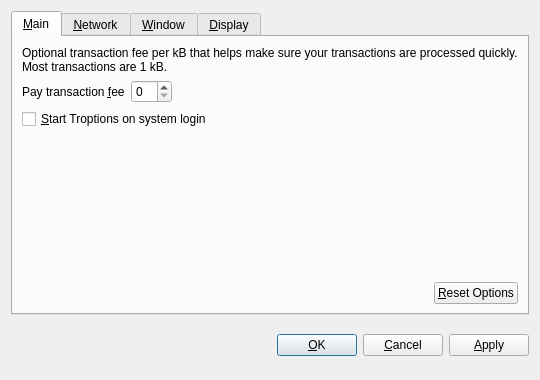
<?xml version="1.0" encoding="UTF-8"?>
<ui version="4.0">
 <class>OptionsDialog</class>
 <widget class="QDialog" name="OptionsDialog">
  <property name="geometry">
   <rect>
    <x>0</x>
    <y>0</y>
    <width>540</width>
    <height>380</height>
   </rect>
  </property>
  <property name="windowTitle">
   <string>Options</string>
  </property>
  <property name="modal">
   <bool>true</bool>
  </property>
  <layout class="QVBoxLayout" name="verticalLayout">
   <item>
    <widget class="QTabWidget" name="tabWidget">
     <property name="tabPosition">
      <enum>QTabWidget::North</enum>
     </property>
     <property name="currentIndex">
      <number>0</number>
     </property>
     <widget class="QWidget" name="tabMain">
      <attribute name="title">
       <string>&amp;Main</string>
      </attribute>
      <layout class="QVBoxLayout" name="verticalLayout_Main">
       <item>
        <widget class="QLabel" name="transactionFeeInfoLabel">
         <property name="text">
          <string>Optional transaction fee per kB that helps make sure your transactions are processed quickly. Most transactions are 1 kB.</string>
         </property>
         <property name="textFormat">
          <enum>Qt::PlainText</enum>
         </property>
         <property name="wordWrap">
          <bool>true</bool>
         </property>
        </widget>
       </item>
       <item>
        <layout class="QHBoxLayout" name="horizontalLayout_1_Main">
         <item>
          <widget class="QLabel" name="transactionFeeLabel">
           <property name="text">
            <string>Pay transaction &amp;fee</string>
           </property>
           <property name="textFormat">
            <enum>Qt::PlainText</enum>
           </property>
           <property name="buddy">
            <cstring>transactionFee</cstring>
           </property>
          </widget>
         </item>
         <item>
          <widget class="BitcoinAmountField" name="transactionFee"/>
         </item>
         <item>
          <spacer name="horizontalSpacer_1_Main">
           <property name="orientation">
            <enum>Qt::Horizontal</enum>
           </property>
           <property name="sizeHint" stdset="0">
            <size>
             <width>40</width>
             <height>20</height>
            </size>
           </property>
          </spacer>
         </item>
        </layout>
       </item>
       <item>
        <widget class="QCheckBox" name="bitcoinAtStartup">
         <property name="toolTip">
          <string>Automatically start Troptions after logging in to the system.</string>
         </property>
         <property name="text">
          <string>&amp;Start Troptions on system login</string>
         </property>
        </widget>
       </item>
       <item>
        <spacer name="verticalSpacer_Main">
         <property name="orientation">
          <enum>Qt::Vertical</enum>
         </property>
         <property name="sizeHint" stdset="0">
          <size>
           <width>20</width>
           <height>40</height>
          </size>
         </property>
        </spacer>
       </item>
       <item>
        <layout class="QHBoxLayout" name="horizontalLayout_2_Main">
         <item>
          <spacer name="horizontalSpacer_2_Main">
           <property name="orientation">
            <enum>Qt::Horizontal</enum>
           </property>
           <property name="sizeHint" stdset="0">
            <size>
             <width>40</width>
             <height>20</height>
            </size>
           </property>
          </spacer>
         </item>
         <item>
          <widget class="QPushButton" name="resetButton">
           <property name="toolTip">
            <string>Reset all client options to default.</string>
           </property>
           <property name="text">
            <string>&amp;Reset Options</string>
           </property>
           <property name="autoDefault">
            <bool>false</bool>
           </property>
          </widget>
         </item>
        </layout>
       </item>
      </layout>
     </widget>
     <widget class="QWidget" name="tabNetwork">
      <attribute name="title">
       <string>&amp;Network</string>
      </attribute>
      <layout class="QVBoxLayout" name="verticalLayout_Network">
       <item>
        <widget class="QCheckBox" name="mapPortUpnp">
         <property name="toolTip">
          <string>Automatically open the Troptions client port on the router. This only works when your router supports UPnP and it is enabled.</string>
         </property>
         <property name="text">
          <string>Map port using &amp;UPnP</string>
         </property>
        </widget>
       </item>
       <item>
        <widget class="QCheckBox" name="connectSocks">
         <property name="toolTip">
          <string>Connect to the Troptions network through a SOCKS proxy (e.g. when connecting through Tor).</string>
         </property>
         <property name="text">
          <string>&amp;Connect through SOCKS proxy:</string>
         </property>
        </widget>
       </item>
       <item>
        <layout class="QHBoxLayout" name="horizontalLayout_Network">
         <item>
          <widget class="QLabel" name="proxyIpLabel">
           <property name="text">
            <string>Proxy &amp;IP:</string>
           </property>
           <property name="textFormat">
            <enum>Qt::PlainText</enum>
           </property>
           <property name="buddy">
            <cstring>proxyIp</cstring>
           </property>
          </widget>
         </item>
         <item>
          <widget class="QValidatedLineEdit" name="proxyIp">
           <property name="maximumSize">
            <size>
             <width>140</width>
             <height>16777215</height>
            </size>
           </property>
           <property name="toolTip">
            <string>IP address of the proxy (e.g. 127.0.0.1)</string>
           </property>
          </widget>
         </item>
         <item>
          <widget class="QLabel" name="proxyPortLabel">
           <property name="text">
            <string>&amp;Port:</string>
           </property>
           <property name="textFormat">
            <enum>Qt::PlainText</enum>
           </property>
           <property name="buddy">
            <cstring>proxyPort</cstring>
           </property>
          </widget>
         </item>
         <item>
          <widget class="QLineEdit" name="proxyPort">
           <property name="maximumSize">
            <size>
             <width>55</width>
             <height>16777215</height>
            </size>
           </property>
           <property name="toolTip">
            <string>Port of the proxy (e.g. 9050)</string>
           </property>
          </widget>
         </item>
         <item>
          <widget class="QLabel" name="socksVersionLabel">
           <property name="text">
            <string>SOCKS &amp;Version:</string>
           </property>
           <property name="textFormat">
            <enum>Qt::PlainText</enum>
           </property>
           <property name="buddy">
            <cstring>socksVersion</cstring>
           </property>
          </widget>
         </item>
         <item>
          <widget class="QValueComboBox" name="socksVersion">
           <property name="toolTip">
            <string>SOCKS version of the proxy (e.g. 5)</string>
           </property>
          </widget>
         </item>
         <item>
          <spacer name="horizontalSpacer_Network">
           <property name="orientation">
            <enum>Qt::Horizontal</enum>
           </property>
           <property name="sizeHint" stdset="0">
            <size>
             <width>40</width>
             <height>20</height>
            </size>
           </property>
          </spacer>
         </item>
        </layout>
       </item>
       <item>
        <spacer name="verticalSpacer_Network">
         <property name="orientation">
          <enum>Qt::Vertical</enum>
         </property>
         <property name="sizeHint" stdset="0">
          <size>
           <width>20</width>
           <height>40</height>
          </size>
         </property>
        </spacer>
       </item>
      </layout>
     </widget>
     <widget class="QWidget" name="tabWindow">
      <attribute name="title">
       <string>&amp;Window</string>
      </attribute>
      <layout class="QVBoxLayout" name="verticalLayout_Window">
       <item>
        <widget class="QCheckBox" name="minimizeToTray">
         <property name="toolTip">
          <string>Show only a tray icon after minimizing the window.</string>
         </property>
         <property name="text">
          <string>&amp;Minimize to the tray instead of the taskbar</string>
         </property>
        </widget>
       </item>
       <item>
        <widget class="QCheckBox" name="minimizeOnClose">
         <property name="toolTip">
          <string>Minimize instead of exit the application when the window is closed. When this option is enabled, the application will be closed only after selecting Quit in the menu.</string>
         </property>
         <property name="text">
          <string>M&amp;inimize on close</string>
         </property>
        </widget>
       </item>
       <item>
        <spacer name="verticalSpacer_Window">
         <property name="orientation">
          <enum>Qt::Vertical</enum>
         </property>
         <property name="sizeHint" stdset="0">
          <size>
           <width>20</width>
           <height>40</height>
          </size>
         </property>
        </spacer>
       </item>
      </layout>
     </widget>
     <widget class="QWidget" name="tabDisplay">
      <attribute name="title">
       <string>&amp;Display</string>
      </attribute>
      <layout class="QVBoxLayout" name="verticalLayout_Display">
       <item>
        <layout class="QHBoxLayout" name="horizontalLayout_1_Display">
         <item>
          <widget class="QLabel" name="langLabel">
           <property name="text">
            <string>User Interface &amp;language:</string>
           </property>
           <property name="textFormat">
            <enum>Qt::PlainText</enum>
           </property>
           <property name="buddy">
            <cstring>lang</cstring>
           </property>
          </widget>
         </item>
         <item>
          <widget class="QValueComboBox" name="lang">
           <property name="toolTip">
            <string>The user interface language can be set here. This setting will take effect after restarting Troptions.</string>
           </property>
          </widget>
         </item>
        </layout>
       </item>
       <item>
        <layout class="QHBoxLayout" name="horizontalLayout_2_Display">
         <item>
          <widget class="QLabel" name="unitLabel">
           <property name="text">
            <string>&amp;Unit to show amounts in:</string>
           </property>
           <property name="textFormat">
            <enum>Qt::PlainText</enum>
           </property>
           <property name="buddy">
            <cstring>unit</cstring>
           </property>
          </widget>
         </item>
         <item>
          <widget class="QValueComboBox" name="unit">
           <property name="toolTip">
            <string>Choose the default subdivision unit to show in the interface and when sending coins.</string>
           </property>
          </widget>
         </item>
        </layout>
       </item>
       <item>
        <widget class="QCheckBox" name="displayAddresses">
         <property name="toolTip">
          <string>Whether to show Troptions addresses in the transaction list or not.</string>
         </property>
         <property name="text">
          <string>&amp;Display addresses in transaction list</string>
         </property>
        </widget>
       </item>
       <item>
        <spacer name="verticalSpacer_Display">
         <property name="orientation">
          <enum>Qt::Vertical</enum>
         </property>
         <property name="sizeHint" stdset="0">
          <size>
           <width>20</width>
           <height>40</height>
          </size>
         </property>
        </spacer>
       </item>
      </layout>
     </widget>
    </widget>
   </item>
   <item>
    <layout class="QHBoxLayout" name="horizontalLayout_Buttons">
     <item>
      <spacer name="horizontalSpacer_1">
       <property name="orientation">
        <enum>Qt::Horizontal</enum>
       </property>
       <property name="sizeHint" stdset="0">
        <size>
         <width>40</width>
         <height>48</height>
        </size>
       </property>
      </spacer>
     </item>
     <item>
      <widget class="QLabel" name="statusLabel">
       <property name="font">
        <font>
         <weight>75</weight>
         <bold>true</bold>
        </font>
       </property>
       <property name="text">
        <string/>
       </property>
       <property name="textFormat">
        <enum>Qt::PlainText</enum>
       </property>
       <property name="wordWrap">
        <bool>true</bool>
       </property>
      </widget>
     </item>
     <item>
      <spacer name="horizontalSpacer_2">
       <property name="orientation">
        <enum>Qt::Horizontal</enum>
       </property>
       <property name="sizeHint" stdset="0">
        <size>
         <width>40</width>
         <height>48</height>
        </size>
       </property>
      </spacer>
     </item>
     <item>
      <widget class="QPushButton" name="okButton">
       <property name="text">
        <string>&amp;OK</string>
       </property>
      </widget>
     </item>
     <item>
      <widget class="QPushButton" name="cancelButton">
       <property name="text">
        <string>&amp;Cancel</string>
       </property>
       <property name="autoDefault">
        <bool>false</bool>
       </property>
      </widget>
     </item>
     <item>
      <widget class="QPushButton" name="applyButton">
       <property name="text">
        <string>&amp;Apply</string>
       </property>
       <property name="autoDefault">
        <bool>false</bool>
       </property>
      </widget>
     </item>
    </layout>
   </item>
  </layout>
 </widget>
 <customwidgets>
  <customwidget>
   <class>BitcoinAmountField</class>
   <extends>QSpinBox</extends>
   <header>bitcoinamountfield.h</header>
  </customwidget>
  <customwidget>
   <class>QValueComboBox</class>
   <extends>QComboBox</extends>
   <header>qvaluecombobox.h</header>
  </customwidget>
  <customwidget>
   <class>QValidatedLineEdit</class>
   <extends>QLineEdit</extends>
   <header>qvalidatedlineedit.h</header>
  </customwidget>
 </customwidgets>
 <resources/>
 <connections/>
</ui>
